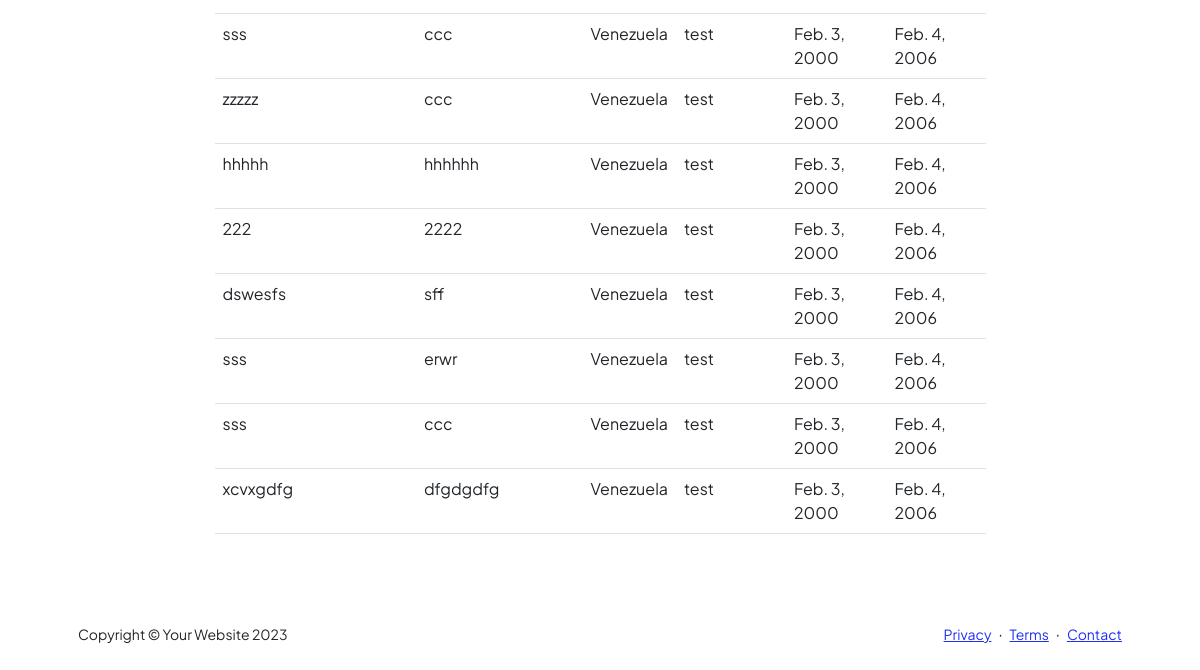
/AppCurriculum/experiencia (lower part), run on an earlier commit of the app's database.
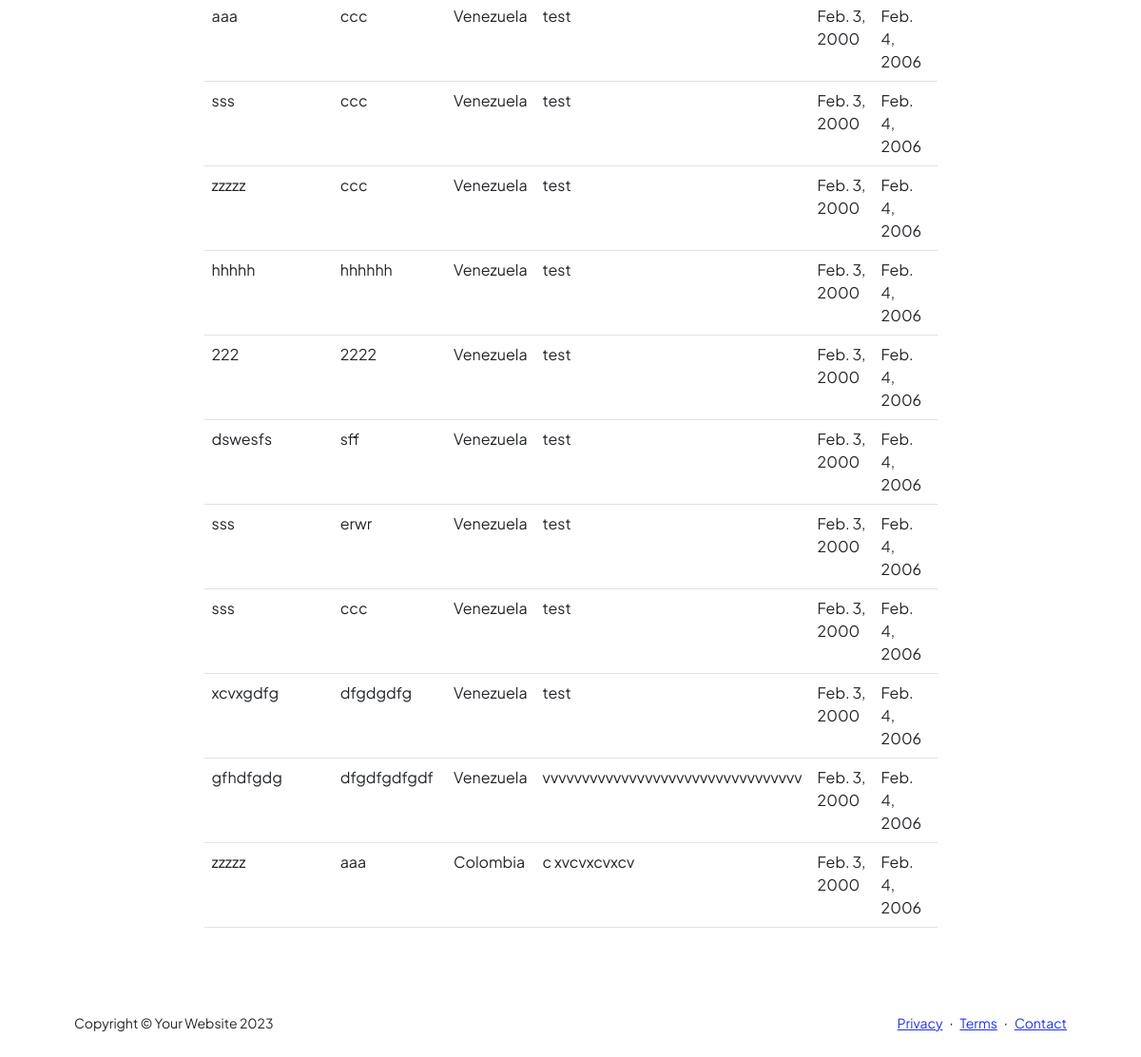
And on a later commit of the database.
### AppCurriculum/models.py (models this page shows, shortened)
class ExperienciaLaboral(models.Model):
    cargo = models.CharField(max_length=100)
    empresa = models.CharField(max_length=100)
    periodo_inicio = models.DateField()
    periodo_fin = models.DateField(null=True, blank=True)
    description = models.CharField(max_length=1000)
    pais = models.CharField(max_length=50)

### AppCurriculum/views.py (the view)
# urls.py: path('experiencia',views.experiencia,name="Experiencia"),
def experiencia(request):
    experiencias = ExperienciaLaboral.objects.all()
    if request.method == 'POST':
        miFormulario = ExperienciaFormulario(request.POST)
        print(miFormulario)
        if miFormulario.is_valid():
            if 'periodo_inicio'in request.POST and 'periodo_fin'in request.POST:
                informacion = miFormulario.cleaned_data
                exp = ExperienciaLaboral (cargo=informacion['cargo'],empresa=informacion['empresa'],periodo_fin=informacion['periodo_fin'],periodo_inicio=informacion['periodo_inicio'],description=informacion['description'],pais=informacion['pais'])
                exp.save()
                miFormulario = ExperienciaFormulario()
                return render(request,"AppCurriculum/experiencia.html",{"experiencias":experiencias,"miFormulario":miFormulario,"resp":"Datos guardados Correctamente"})
            else:
                return render(request,"AppCurriculum/experiencia.html",{"experiencias":experiencias,"miFormulario":miFormulario,"resp":"Datos No Gurdados"})
    else:
        miFormulario = ExperienciaFormulario()
    return render(request,"AppCurriculum/experiencia.html",{"experiencias":experiencias,"miFormulario":miFormulario})

### AppCurriculum/templates/AppCurriculum/experiencia.html (shortened to what this page needs)
{% extends "AppCurriculum/template.html" %}
{% load static %}
{% block datosDinamicos %}
<div class="container px-5 my-5">
    <div class="row gx-5 justify-content-center">
        <div class="col-lg-11 col-xl-9 col-xxl-8">
            <section>
                <table class="table caption-top">
                    <tbody>
                      {% for exp in experiencias %}
                      <tr>
                        <td>{{exp.cargo}}</td>
                        <td>{{exp.empresa}}</td>
                        <td>{{exp.pais}}</td>
                        <td>{{exp.description}}</td>
                        <td>{{exp.periodo_inicio}}</td>
                        <td>{{exp.periodo_fin}}</td>
                      </tr>
                      {% endfor%}
                    </tbody>
                </table>
            </section>
        </div>
    </div>
</div>
{% endblock %}

What changed in the data, as far as the page shows it:
now on this page (row unchanged): ExperienciaLaboral: cargo "aaa", empresa "ccc", pais "Venezuela", description "test", periodo_inicio "Feb. 3, 2000", periodo_fin "Feb. 4, 2006"
added ExperienciaLaboral: cargo "gfhdfgdg", empresa "dfgdfgdfgdf", pais "Venezuela", description "vvvvvvvvvvvvvvvvvvvvvvvvvvvvvvvvv", periodo_inicio "Feb. 3, 2000", periodo_fin "Feb. 4, 2006"
added ExperienciaLaboral: cargo "zzzzz", empresa "aaa", pais "Colombia", description "c xvcvxcvxcv", periodo_inicio "Feb. 3, 2000", periodo_fin "Feb. 4, 2006"
